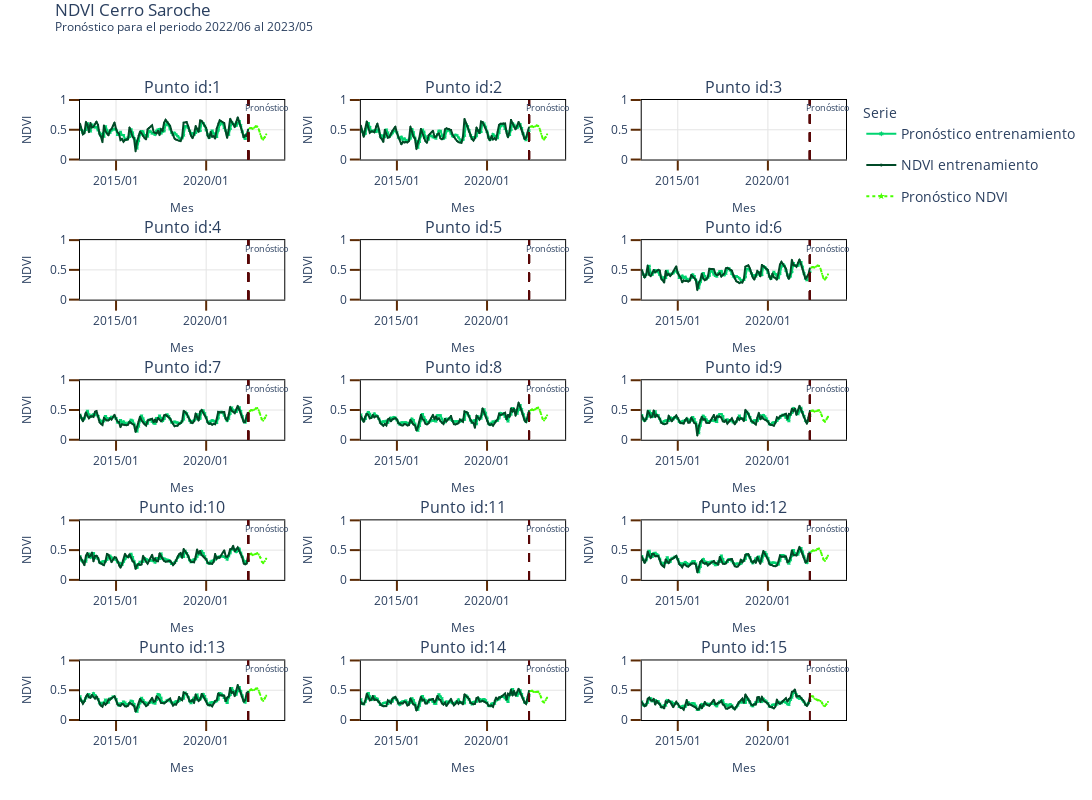

Source (notebook cell):
### Code cell
rows=5
cols=3

list_id = list(range(1,16)) 

column_titles = list(map(lambda x: 'Punto id:' + str(int(x)), list_id))

fig = make_subplots(rows=rows,
                    cols=cols,
                    subplot_titles=column_titles,
                    horizontal_spacing=0.1,
                    vertical_spacing=0.13)


row_order = np.array(list_id).reshape(rows,cols).tolist()


for row in range(len(row_order)):

    list_row = row_order[row]
    for col in range(len(list_row)):
        

        data_fig = pd_analisis_ndvi\
                        .query(f"id_point=={row_order[row][col]}")\
                        .sort_values('periodo',ascending=True)

        ndvi_model_trace(data_fig, row=row+1, col=col+1,pd_periodo_null=pd_periodo_null)


#------------
fig['layout']['title']['y']=0.98
fig['layout']['margin']['t']=100

#------------
annotations_title = fig['layout']['annotations']

y_loc=0.8
yshift=4
annotations = []

for id_ in  list_id:
    
    xref='x{id_}'.format(id_=str(int(id_)))
    yref='y{id_}'.format(id_=str(int(id_)))
    
    titulo_annotations =  list(filter(lambda x: x.text=='Punto id:{id_}'.format(id_=int(id_)),
                                  annotations_title))[0]

    annotations= annotations+[
                dict(font=dict(size=16),
                    showarrow=titulo_annotations['showarrow'],
                    text=titulo_annotations['text'],
                    x=titulo_annotations['x'],
                    xanchor=titulo_annotations['xanchor'],
                    xref='paper',#xref,
                    y=titulo_annotations['y'],
                    yanchor=titulo_annotations['yanchor'],
                    yref='paper',#yref
                    ),
                dict(
                    x=pd_analisis_ndvi.query("type=='training'").periodo.max() + pd.DateOffset(months=12) ,
                    y=y_loc, # annotation point
                    xref=xref, 
                    yref=yref, 
                    text='Pronóstico',
                    showarrow=False,
                    yshift=yshift,
                    font=dict(size=9)
                  )
                    ]

fig['layout']['annotations'] = annotations

        
#------------       
fig.update_xaxes(tickformat="%Y/%m",showline=True, linewidth=1, linecolor='black', gridcolor='#E4E4E4',mirror=True,
                 ticks="outside", tickwidth=2, tickcolor='#5C2B05', ticklen=10)
fig.update_yaxes(showline=True, linewidth=1, linecolor='black', gridcolor='#E4E4E4',mirror=True,
                 ticks="outside", tickwidth=2, tickcolor='#5C2B05', ticklen=10)   

#------------
data_figure_pronostico = pd_analisis_ndvi.query("type=='prediction'").copy()
fig.update_layout( height=800,
                   width=1500,
                   #showlegend = True,
                   font = dict(size = 12),
                   template='plotly_white',
                   title_text="""NDVI Cerro Saroche
                        <br><sup>Pronóstico para el periodo {date_init} al {date_fin}</sup>
                        """.format(date_init=str(data_figure_pronostico['periodo'].min().strftime('%Y/%m')),
                                   date_fin=str(data_figure_pronostico['periodo'].max().strftime('%Y/%m'))),
                  legend_title_text='Serie',
                  legend_title = dict( font = dict(size = 14)),
                   uniformtext_minsize=8,
                   uniformtext_mode='hide',
                   legend = dict(font_size=14)
                 )

#fig.write_image(f'./{park}/figures/narx_ndvi.png')

fig.show()
